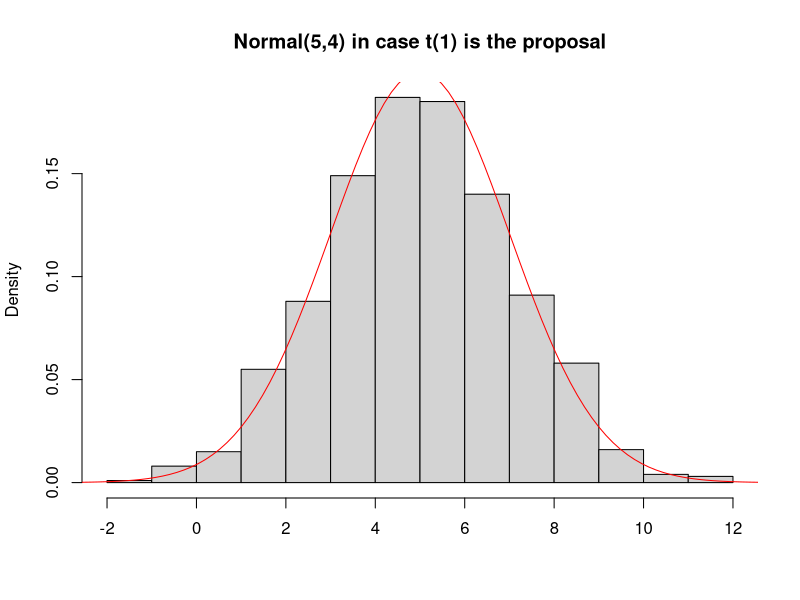
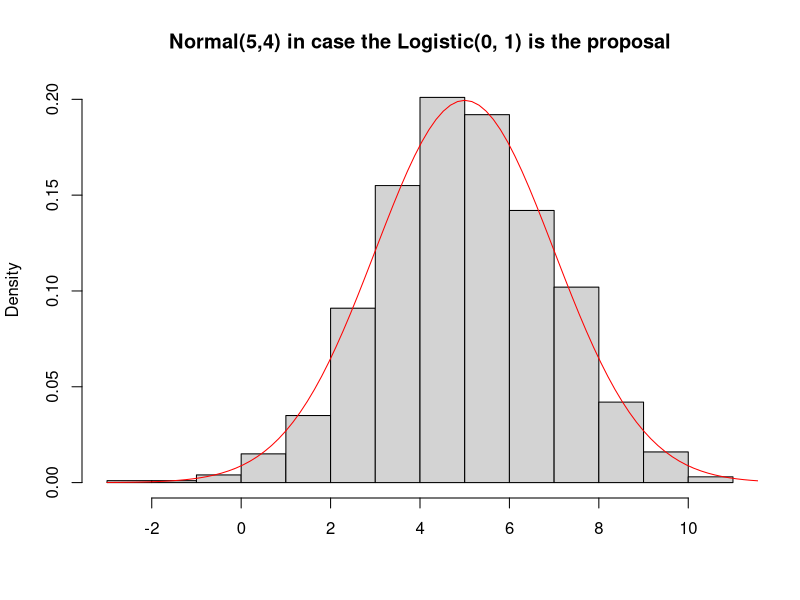
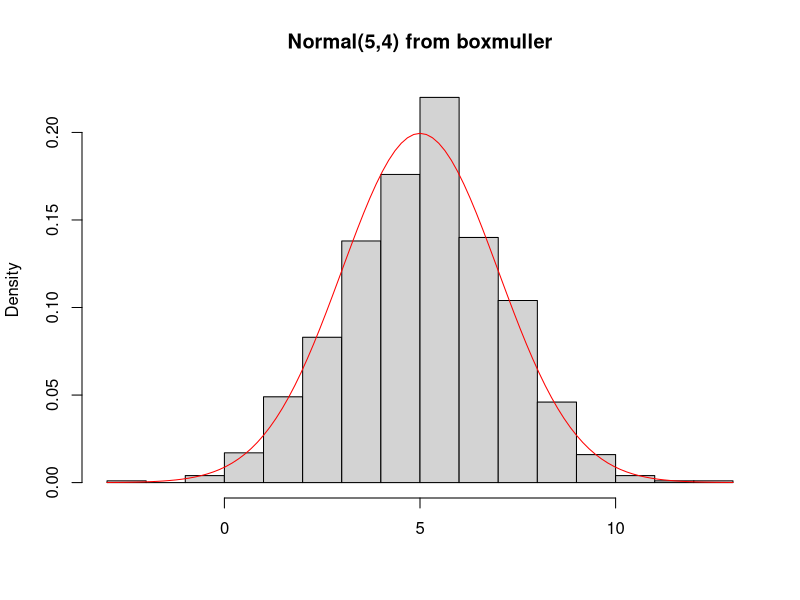

Here is the R script that generated these plots, in order:
# ~~~~~~~~~~~~~~~~~~~~~~~~~~~~~~~~~~~~~~~~~~~~~~~~~~~~~~~~~~~~~~~~~~~~~~~~~~~~~~
# Normal Distribution - Accept-Reject Algorithm                             ----
# ~~~~~~~~~~~~~~~~~~~~~~~~~~~~~~~~~~~~~~~~~~~~~~~~~~~~~~~~~~~~~~~~~~~~~~~~~~~~~~
library(microbenchmark)

# In this exercise, we would like to simulate observations from the 
# N(5, 4) distribution, using the accept-reject algorithm.

# The support of the Normal distribution family is the set of real numbers.

# The parameters μ and σ of the N(μ, σ ^ 2) distribution (where μ is 
# the mean and σ is the standard deviation of the distribution) are location  
# and scale parameters, respectively. Therefore, if Z ~ N(0, 1) and 
# X ~ N(5, 4) then X = 5 + 2 * Z . Thus, we can simulate from the N(0, 1) and 
# then perform the previously mentioned transformation.

# There's a wide range of choices for the proposal distribution.   
# I would personally propose from the Student's t(1) or the Logistic(0, 1)   
# distribution, because they share the same support and their PDFs are identical 
# to that of the N(0, 1) distribution (They are symmetric with respect to the 
# vertical axis). 

# First of all, we calculate the acceptance probability 1/M for each proposal  
# distribution.
c1 <- beta(1/2, 1/2) / sqrt(2 * pi)
M1 <- 2 * c1 / sqrt(exp(1)) 

# The acceptance probability in case 1, that t(1) is the proposal:
acc_prob1 <- 1 / M1
acc_prob1

# The acceptance probability in case 2, that the proposal distribution is the 
# Logistic(0, 1):
fraq <- function(x) {
  dnorm(x) / dlogis(x)
}
M2 <- optimise(fraq, interval = c(-1e2, 1e2), maximum = T)$objective
acc_prob2 <- 1 / M2
acc_prob2
# The acceptance probability in case 1 is slightly higher. Therefore, the t(1)
# distribution seems to be a better choice for the proposal distribution. The
# difference in efficiency is relatively small though.

# Finally, we implement the accept-reject algorithm to simulate n = 1000  
# observations from the N(5, 4) distribution. We perform two separate   
# implementations, one for each proposal.
accrej1 <- function(size, mu = 0, sigma = 1) {
  c <- beta(1/2, 1/2) / sqrt(2 * pi)
  M <- 2 * c / sqrt(exp(1))
  sam <- numeric(size)
  attempts <- 0
  for (i in seq_along(sam)) {
    acc <- F
    while (!acc) {
      attempts <- attempts + 1
      y <- rt(1, df = 1) ; u <- runif(1)
      if (u <= dnorm(y) / (M * dt(y, 1))) {
        acc <- T
        sam[i] <- y
      }
    }
  }
  sam <- mu + sigma * sam
  acc_prob <- size / attempts
  list(sam = sam, acc_prob = acc_prob)
}

accrej2 <- function(size, mu = 0, sigma = 1) {
  fraq <- function(x) {
    dnorm(x) / dlogis(x)
  }
  M <- optimise(fraq, interval = c(-1e2, 1e2), maximum = T)$objective
  sam <- numeric(size)
  attempts <- 0
  for (i in seq_along(sam)) {
    acc <- F
    while (!acc) {
      attempts <- attempts + 1
      y <- rlogis(1) ; u <- runif(1)
      if (u <= fraq(y) / M) {
        acc <- T
        sam[i] <- y
      }
    }
  }
  sam <- mu + sigma * sam
  acc_prob <- size / attempts
  list(sam = sam, acc_prob = acc_prob)
}
n <- 1e3 ; mu <- 5 ; sigma <- 2
sim1 <- accrej1(n, mu, sigma)
sim2 <- accrej2(n, mu, sigma)
sam1 <- sim1$sam
sam2 <- sim2$sam


# We plot a histogram of a sample, along with a density curve. We create two 
# separate graphs, one for each proposal distribution.

hist(sam1, freq = F, xlab = "", main = "Normal(5,4) in case t(1) is the proposal")
curve(dnorm(x, mean = mu, sd = sigma), from = -3, to = 13, col = "red", add = T)
hist(sam2, freq = F, xlab = "", main = "Normal(5,4) in case the Logistic(0, 1) is the proposal")
curve(dnorm(x, mu, sigma), from = -3, to = 13, col = "red", add = T)

# Then, we implement the box-muller algorithm and compare the three 
# implementations using the microbenchmark package.
boxmuller <- function(size, mu = 0, sigma = 1) {
  
  if(size %% 2 == 1){
    size <- size + 1
  }
  
  theta <- runif(size / 2, 0, 2 * pi) 
  U1 <- runif(size / 2)
  R <- sqrt(-2 * log(U1))
  Z <- c(R * cos(theta), R * sin(theta))
  if(size %% 2 == 1){
    Z <- Z[-1]
  }
  mu + sigma * Z
}
sam3 <- boxmuller(1e3, 5, 2)
hist(sam3, freq = F, xlab = "", main = "Normal(5,4) from boxmuller")
curve(dnorm(x, mu, sigma), from = -3, to = 13, col = "red", add = T)
microbenchmark(accrej1(1000, mu, sigma), times = 100, unit = "us")
microbenchmark(accrej2(1000, mu, sigma), times = 100, unit = "us")
microbenchmark(boxmuller(1000, mu, sigma), times = 100, unit = "us")
# The fastest algorithm is the box-muller, as expected.
